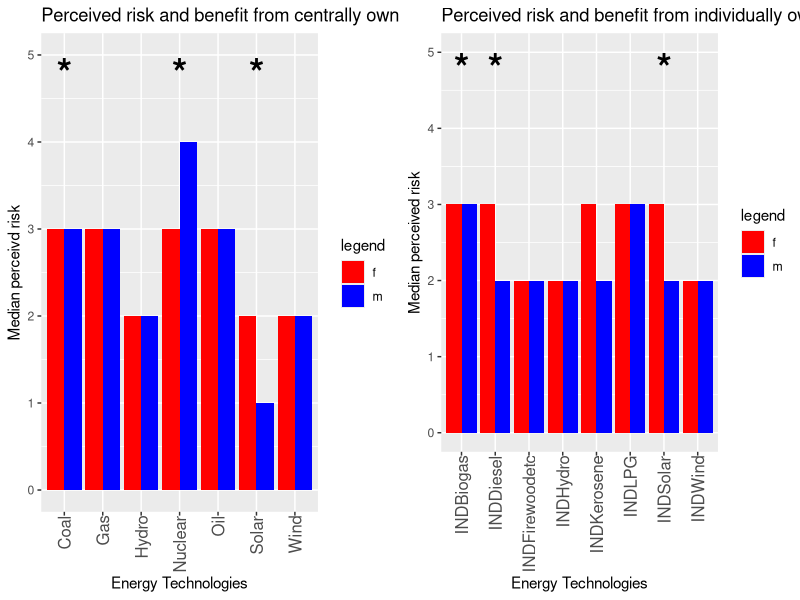
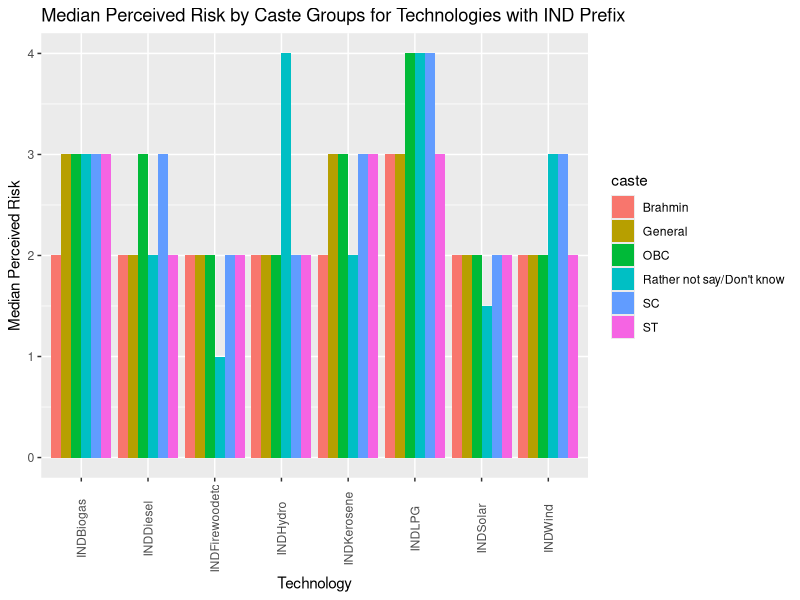
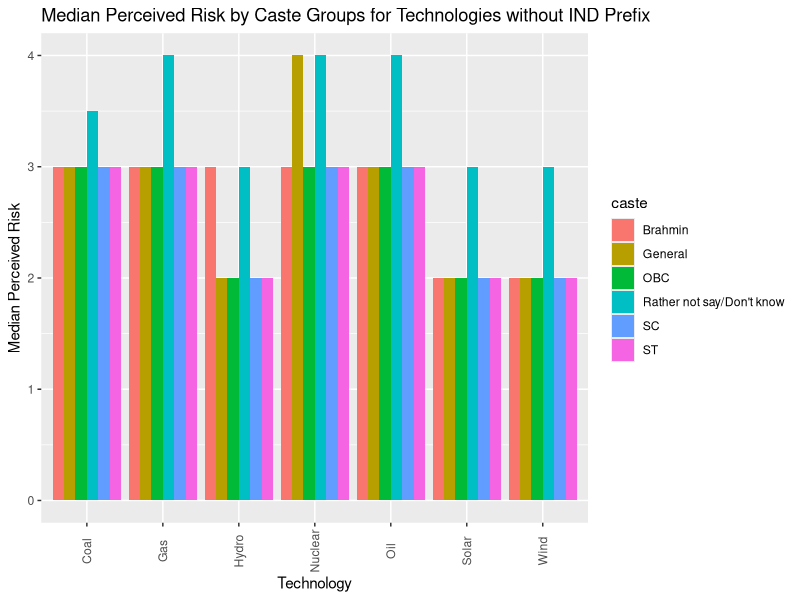
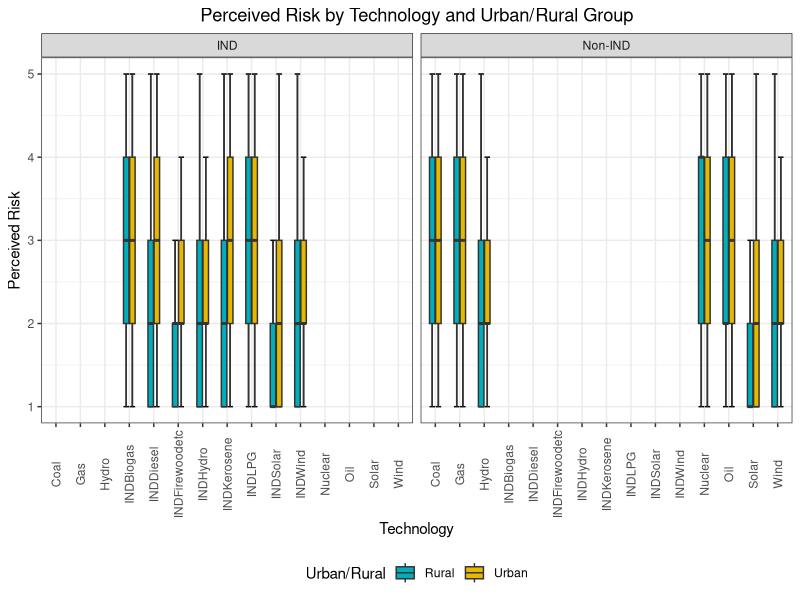

Generate these figures, in order, with R:
## ---- chunk 1
  knitr::opts_chunk$set(warning = FALSE, message = FALSE)

suppressPackageStartupMessages(library(tidyverse))
suppressPackageStartupMessages(library(readxl))
suppressPackageStartupMessages(library(dplyr))
suppressPackageStartupMessages(library(tidyr))
suppressPackageStartupMessages(library(ggplot2))

## ---- chunk 2
knitr::opts_chunk$set(warning = FALSE, message = FALSE)
moduletwo <- read_excel(here::here("thesis_surveydata/political_factors_complete.xlsx"))
module2 <- data.frame(moduletwo)
module2[module2 == "Rather not say/ Don't know"] <- "Rather not say/Don't know"

# loaded data set for module 2 eco -pol variables and removes the rows with question number and question text
## ---- chunk 3
knitr::opts_chunk$set(warning = FALSE, message = FALSE)
#This chunk contains the coding schemes of various scales used in survey one: eco-political factors, kahan scale and acceptance scale
codedmodule2 <- module2 %>%
  
#remove row 1
  filter(!row_number() %in% c(1,2)) %>% 
  
# replace risky likert scale with numbers
  mutate_at(vars(starts_with("Risky")), funs(case_when(. =="Not at all risky" ~ 1, 
                                                       . =="Slightly risky" ~ 2, 
                                                       . =="Moderately risky" ~ 3, 
                                                       . =="Very risky" ~ 4, 
                                                       . =="Extremely risky" ~ 5))) %>%

# replace beneficial likert scale with numbers  
  mutate_at(vars(starts_with("Ben")), funs(case_when(. =="Not at all beneficial" ~ 1,
                                                     . =="Slightly beneficial" ~ 2,
                                                     . =="Moderately beneficial" ~ 3,
                                                     . =="Very beneficial" ~ 4,
                                                     . =="Extremely beneficial" ~ 5 ))) %>%

# replace nuclear acceptance likert scale with numbers
  mutate_at(vars(N_accept,N_reluctantlyaccept,N_reject), funs(case_when(. == "Strongly disagree" ~ 1, 
                                                                        . == "Somewhat disagree" ~ 2,
                                                                        . == "Neither agree nor disagree" ~3,
                                                                        . == "Somewhat agree" ~ 4,
                                                                        . == "Strongly agree" ~ 5))) %>%
  
# code likert scale for variables for Kahan scale into numbers
  mutate_at(vars(starts_with (c("K_I","K_H","DISPLACE", "POLLUTE", "HEALTH", "JOBS", "BEAUTY", "PRIDE", "NPRIDE", "DEV", "PROSPER", "RELY"))), funs(case_when(. == "Strongly disagree" ~ 1, 
               . == "Somewhat disagree" ~ 2,
               . == "Neither agree nor disagree" ~3,
               . == "Somewhat agree" ~ 4,
               . == "Strongly agree" ~ 5))) %>%
  
# reverse code for likert scale for variables for Kahan scale into numbers
  mutate_at(vars(starts_with (c("K_S","K_E"))), funs(case_when(. == "Strongly disagree" ~ 5, 
                                                               . == "Somewhat disagree" ~ 4,
                                                               . == "Neither agree nor disagree" ~3,
                                                               . == "Somewhat agree" ~ 2,
                                                               . == "Strongly agree" ~ 1))) %>%

# code eco-pol scale variables into numbers
  mutate_at(vars(SYSTEMDEMO,SYSTEMRELIGION,SYSTEMTECHNO,SYSTEMTOTAL,WEALTHLIM,MECHANISATION,DECISIONDECEN,INDUSTRYLARGE,ECONOMYGLOBAL,OWNERPVT,OWNERNOREG), funs(case_when(. == "Strongly disagree" ~ 1, 
                        . == "Somewhat disagree" ~ 2,
                        . == "Neither agree nor disagree" ~3,
                        . == "Somewhat agree" ~ 4,
                        . == "Strongly agree" ~ 5))) %>%

# reverse code eco-pol scale variables into numbers 
 mutate_at(vars(DECISIONCEN, INDUSTRYSMALL, ECONOMYLOCAL, ENVOVERDEV,OWNERPUB, OWNERREG), funs(case_when(. == "Strongly disagree" ~ 5, 
                                                                                                         . == "Somewhat disagree" ~ 4,
                                                                                                         . == "Neither agree nor disagree" ~3,
                                                                                                         . == "Somewhat agree" ~ 2,
                                                                                                         . == "Strongly agree" ~ 1)))

## ---- chunk 4

moduleone <- read_excel(here::here("thesis_surveydata/livelihood_insecurity_complete.xlsx"))
module1 <- data.frame(moduleone)

# loaded data set for module 2 eco -pol variables and removes the rows with question number and question text
## ---- chunk 5
#This chunk contains the coding schemes of likert scales 
codedmodule1 <- module1 %>%
  
#remove row 1
  filter(!row_number() %in% c(1,2)) %>% 
  
# replace risky likert scale with numbers
  mutate_at(vars(starts_with("Risky")), funs(case_when(. =="Not at all risky" ~ 1, 
                                                       . =="Slightly risky" ~ 2, 
                                                       . =="Moderately risky" ~ 3, 
                                                       . =="Very risky" ~ 4, 
                                                       . =="Extremely risky" ~ 5))) %>%

# replace beneficial likert scale with numbers  
  mutate_at(vars(starts_with("Ben")), funs(case_when(. =="Not at all beneficial" ~ 1,
                                                     . =="Slightly beneficial" ~ 2,
                                                     . =="Moderately beneficial" ~ 3,
                                                     . =="Very beneficial" ~ 4,
                                                     . =="Extremely beneficial" ~ 5 ))) %>%

# replace nuclear acceptance likert scale with numbers
  mutate_at(vars(N_accept,N_reluctantlyaccept,N_reject), funs(case_when(. == "Strongly disagree" ~ 1, 
                                                                        . == "Somewhat disagree" ~ 2,
                                                                        . == "Neither agree nor disagree" ~3,
                                                                        . == "Somewhat agree" ~ 4,
                                                                        . == "Strongly agree" ~ 5)))

## ---- chunk 6

suppressPackageStartupMessages(library(tidyselect))
# combine codedmodule1 and codedmodule2

numcol2 <- codedmodule2 %>% add_column(Respondent = 1:1099, .before = "Language") 
numcol1 <- codedmodule1 %>% add_column(Respondent = 1099:2160, .before = "Language")

joineddf <-  full_join(numcol2, numcol1, by = c("Respondent", "Language", "Survey_Date", "State", "Risky_Hydro", "Risky_Solar", "Risky_Wind", "Risky_Nuclear", "Risky_Coal", "Risky_Gas", "Risky_Oil", "Risky_INDHydro", "Risky_INDSolar", "Risky_INDWind", "Risky_INDBiogas", "Risky_INDDiesel", "Risky_INDKerosene", "Risky_INDFirewoodetc", "Risky_INDLPG", "Ben_Hydro", "Ben_Solar", "Ben_Wind", "Ben_Nuclear", "Ben_Coal", "Ben_Gas", "Ben_Oil", "Ben_INDHydro", "Ben_INDSolar", "Ben_INDWind", "Ben_INDDiesel", "Ben_INDBiogas", "Ben_INDFirewoodetc", "Ben_INDLPG", "Ben_INDKerosene", "N_accept", "N_reluctantlyaccept", "N_reject", "age", "urban_rural", "gender", "caste", "religion", "religiontext")) 




## ---- chunk 7

# cleaning up variables and making them into neat categories, turning IVs into factors 

library(dplyr)

demovars <- joineddf %>%
  dplyr::select(starts_with("Risky"), starts_with("Ben"),urban_rural, gender, caste, religion, age, State)%>%
  mutate(religion = ifelse(religion == "Other (Please mention)", "Other", religion)) %>%
  filter(gender %in% c("Male", "Female"))%>%
  mutate(caste = ifelse(grepl("SC|Scheduled caste", caste), "SC", caste),
          caste = ifelse(grepl("ST|Scheduled Tribe", caste), "ST", caste),
          caste = ifelse(grepl("OBC|Other Backward Classes", caste), "OBC", caste))%>%
  mutate(State = case_when(State == "West bengal" ~ "West Bengal",
                            State == "WEST BENGAL" ~ "West Bengal",
                            State == "Up" ~ "UP",
                            TRUE ~ State)) %>%
  mutate(religion = case_when(religion == "Agnostism/ Atheism" ~ "Agnosticism_Atheism",
                              TRUE~ religion))


demovars$gender <- as.factor(demovars$gender)
demovars$caste <- as.factor(demovars$caste)
demovars$urban_rural <- as.factor(demovars$urban_rural)
demovars$age <- as.factor(demovars$age)
demovars$religion <- as.factor(demovars$religion)
demovars$State <- as.factor(demovars$State)



## ---- chunk 8
library(dplyr)

demovars_frisk <- demovars %>%
  select(starts_with("Risky"), gender) %>%
  filter(gender == "Female")%>%
  na.omit()


demovars_mrisk <- demovars %>%
  select(starts_with("Risky"), gender) %>%
  filter(gender == "Male") %>%
  na.omit()

  
sum_frisk <- demovars_frisk %>% 
    summarise(across(starts_with("Risky"), list(mean = mean, sd = sd, median = median, n = nrow))) %>%
    pivot_longer(cols = starts_with("Risky"), 
                                          names_to = c("Risky", "Technology", "stat"), 
                                          names_sep =  "_",
                                          values_to = "Value")%>%
    select(-Risky) %>%
    pivot_wider(names_from = stat, values_from = Value)%>%
    mutate(gender = "f")


sum_mrisk <- demovars_mrisk %>% 
    summarise(across(starts_with("Risky"), list(mean = mean, sd = sd, median = median, n = nrow))) %>%
    pivot_longer(cols = starts_with("Risky"), 
                                          names_to = c("Risky", "Technology", "stat"), 
                                          names_sep =  "_",
                                          values_to = "Value")%>%
                                         
    select(-Risky) %>%
    pivot_wider(names_from = stat, values_from = Value)%>%
    mutate(gender = "m")



## ---- chunk 9
library(ggplot2)

# Combine the two datasets
sum_gender <- rbind(sum_frisk, sum_mrisk)

# Plot

p1 <- sum_gender%>% 
  filter(Technology %in% c("Wind","Nuclear","Solar","Oil","Hydro","Gas","Coal")) %>%
  ggplot(aes(x=Technology, y= median, fill = gender))+
  geom_bar(stat="identity", position=position_dodge())+
  #geom_errorbar(aes(ymin=mean-sd, ymax=mean+sd), width=0.2, position=position_dodge(0.9)) +
  ylim(0,5)+
  scale_fill_manual(values=c("red", "blue"), name="legend")+
  labs(y = "Median perceivd risk", x = "Energy Technologies")+
  ggtitle("Perceived risk and benefit from centrally owned energy technologies by gender")+
  theme(axis.text.x = element_text(angle=90, hjust=1, vjust=0.5))+
  annotate("text", x=c("Solar", "Nuclear", "Coal"), y=4.8, label="*", size=10, fontface="bold") +
  theme(axis.text.x = element_text(angle=90, hjust=1, vjust=0.5, size=12, margin=margin(l=50)))


p2 <- sum_gender%>% 
  filter(Technology %in% c("INDHydro", "INDSolar", "INDWind", "INDBiogas","INDDiesel", "INDKerosene","INDFirewoodetc","INDLPG")) %>%
  ggplot(aes(x=Technology, y= median, fill = gender))+
  geom_bar(stat="identity", position=position_dodge())+
  #geom_errorbar(aes(ymin=mean-sd, ymax=mean+sd), width=0.2, position=position_dodge(0.9)) +
  ylim(0,5)+
  scale_fill_manual(values=c("red", "blue"), name="legend")+
  labs(y = "Median perceived risk", x = "Energy Technologies")+
  ggtitle("Perceived risk and benefit from individually owned energy technologies by gender")+
  theme(axis.text.x = element_text(angle=90, hjust=1, vjust=0.5)) +
  annotate("text", x=c("INDSolar", "INDBiogas", "INDDiesel"), y=4.8, label="*", size=10, fontface="bold") +
  theme(axis.text.x = element_text(angle=90, hjust=1, vjust=0.5, size=12, margin=margin(l=50)))


library(gridExtra)
grid.arrange(p1, p2, ncol = 2, widths = NULL)

## ---- chunk 10

# conducting non-parametric procedure : "Wilcoxon rank-sum test" to see how perception of risk may differ according to gender. 

library(broom)
library(stats)
library(dplyr)

male_risk<- demovars[demovars$gender == "Male",]$Risky_Nuclear 
female_risk <- demovars[demovars$gender == "Female",]$Risky_Nuclear 

wilcox.test(male_risk, female_risk, alternative = "two.sided")


Cmale_risk<- demovars[demovars$gender == "Male",]$Risky_Coal 
Cfemale_risk <- demovars[demovars$gender == "Female",]$Risky_Coal 

wilcox.test(Cmale_risk, Cfemale_risk, alternative = "two.sided")

wilcox_gender <- demovars %>%
  dplyr::select(starts_with("Risky")) %>%
  lapply(function(col) wilcox.test(col ~ gender, data = demovars))

wilcox_mf <- do.call(rbind, wilcox_gender)

# results from this are used to mark significant differences in the bar graph above. 



## ---- chunk 11
library(ggplot2)
library(dplyr)
library(tidyr)

demovars_caste <- demovars %>%
  dplyr::select(starts_with("Risky"), caste) %>%
  na.omit()


demovars_caste_long <- demovars_caste %>%
  pivot_longer(cols = starts_with("Risky_"), names_to = "technology", values_to = "perceived_risk") %>%
  mutate(technology = gsub("Risky_", "", technology)) 



## ---- chunk 12

library(ggplot2)


# Subset dataframe with IND prefix
demovars_caste_long_ind <- demovars_caste_long %>% 
  filter(str_starts(technology, "IND"))%>%
   group_by(caste, technology) %>% 
  summarize(median_perceived_risk = median(perceived_risk))

table(demovars_caste_long_ind)

# Create bar graph with IND prefix 
ggplot(demovars_caste_long_ind, aes(x = technology, y = median_perceived_risk, fill = caste)) +
  geom_bar(stat = "identity", position = "dodge") +
  labs(title = "Median Perceived Risk by Caste Groups for Technologies with IND Prefix",
       x = "Technology", y = "Median Perceived Risk") +
  theme(axis.text.x = element_text(angle = 90, vjust = 0.5)) # Rotate x-axis labels

# Subset dataframe without IND prefix
demovars_caste_long_not_ind <- demovars_caste_long %>% 
  filter(!str_starts(technology, "IND"))%>%
   group_by(caste, technology) %>% 
  summarize(median_perceived_risk = median(perceived_risk))

# Create bar graph without IND prefix 

ggplot(demovars_caste_long_not_ind, aes(x = technology, y = median_perceived_risk, fill = caste)) +
  geom_bar(stat = "identity", position = "dodge") +
  labs(title = "Median Perceived Risk by Caste Groups for Technologies without IND Prefix",
       x = "Technology", y = "Median Perceived Risk") +
  theme(axis.text.x = element_text(angle = 90, vjust = 0.5)) # Rotate x-axis labels


## ---- chunk 13

# print the head of the file
head(demovars_caste_long)


# Show the group/caste levels

demovars_caste_long$caste <- factor(demovars_caste_long$caste)
levels(demovars_caste_long$caste)

# compute summary statistic by groups 
library(dplyr)
summary_caste <- group_by(demovars_caste_long, caste) %>%
  summarise(
    count = n(),
    mean = mean(perceived_risk, na.rm = TRUE),
    sd = sd(perceived_risk, na.rm = TRUE),
    median = median(perceived_risk, na.rm = TRUE),
    IQR = IQR(perceived_risk, na.rm = TRUE)
  )


summary(summary_caste)

library(ggplot2)

# Create the box plot with median values



## ---- chunk 14

demovars_caste_long$technology <- factor(demovars_caste_long$technology)
levels(demovars_caste_long$technology)


kruskal.test(perceived_risk ~ caste, data = demovars_caste_long)

pairwise.wilcox.test(demovars_caste_long$perceived_risk, demovars_caste_long$caste,
                 p.adjust.method = "BH")

library(dplyr)
#for Nuclear
Nuclear_caste <- demovars_caste_long %>%
  filter(technology == "Nuclear")

pairwise.wilcox.test(Nuclear_caste$perceived_risk, Nuclear_caste$caste,
                 p.adjust.method = "BH")


# For Coal
Coal_caste <- demovars_caste_long %>%
  filter(technology == "Coal")
pairwise.wilcox.test(Coal_caste$perceived_risk, Coal_caste$caste, p.adjust.method = "BH")

# For Gas
Gas_caste <- demovars_caste_long %>%
  filter(technology == "Gas")
pairwise.wilcox.test(Gas_caste$perceived_risk, Gas_caste$caste, p.adjust.method = "BH")

# For Hydro
Hydro_caste <- demovars_caste_long %>%
  filter(technology == "Hydro")
pairwise.wilcox.test(Hydro_caste$perceived_risk, Hydro_caste$caste, p.adjust.method = "BH")

# For INDBiogas
INDBiogas_caste <- demovars_caste_long %>%
  filter(technology == "INDBiogas")
pairwise.wilcox.test(INDBiogas_caste$perceived_risk, INDBiogas_caste$caste, p.adjust.method = "BH")

# For INDDiesel
INDDiesel_caste <- demovars_caste_long %>%
  filter(technology == "INDDiesel")
pairwise.wilcox.test(INDDiesel_caste$perceived_risk, INDDiesel_caste$caste, p.adjust.method = "BH")

# For INDFirewoodetc
INDFirewoodetc_caste <- demovars_caste_long %>%
  filter(technology == "INDFirewoodetc")
pairwise.wilcox.test(INDFirewoodetc_caste$perceived_risk, INDFirewoodetc_caste$caste, p.adjust.method = "BH")

# For INDHydro
INDHydro_caste <- demovars_caste_long %>%
  filter(technology == "INDHydro")
pairwise.wilcox.test(INDHydro_caste$perceived_risk, INDHydro_caste$caste, p.adjust.method = "BH")

# For INDKerosene
INDKerosene_caste <- demovars_caste_long %>%
  filter(technology == "INDKerosene")
pairwise.wilcox.test(INDKerosene_caste$perceived_risk, INDKerosene_caste$caste, p.adjust.method = "BH")

# For INDLPG
INDLPG_caste <- demovars_caste_long %>%
  filter(technology == "INDLPG")
pairwise.wilcox.test(INDLPG_caste$perceived_risk, INDLPG_caste$caste, p.adjust.method = "BH")

# For INDSolar
INDSolar_caste <- demovars_caste_long %>%
  filter(technology == "INDSolar")
pairwise.wilcox.test(INDSolar_caste$perceived_risk, INDSolar_caste$caste, p.adjust.method = "BH")

# For INDWind
INDWind_caste <- demovars_caste_long %>%
  filter(technology == "INDWind")
pairwise.wilcox.test(INDWind_caste$perceived_risk, INDWind_caste$caste, p.adjust.method = "BH")

# For Oil
Oil_caste <- demovars_caste_long %>%
  filter(technology == "Oil")
pairwise.wilcox.test(Oil_caste$perceived_risk, Oil_caste$caste, p.adjust.method = "BH")


# For Solar
Solar_caste <- demovars_caste_long %>%
  filter(technology == "Solar")
pairwise.wilcox.test(Solar_caste$perceived_risk, Solar_caste$caste, p.adjust.method = "BH")



# For Wind
Wind_caste <- demovars_caste_long %>%
  filter(technology == "Wind")
pairwise.wilcox.test(Wind_caste$perceived_risk, Wind_caste$caste, p.adjust.method = "BH")



#not finding any significant differences in the medians 

## ---- chunk 15

demovars_urban_rural <-  demovars %>%
  select(starts_with("Risky"), urban_rural) %>%
  pivot_longer(cols = starts_with("Risky_"), names_to = "technology", values_to = "perceived_risk") %>%
  mutate(technology = gsub("Risky_", "", technology)) %>%
  na.omit()


pairwise.wilcox.test(demovars_urban_rural$perceived_risk, demovars_urban_rural$urban_rural, p.adjust.method = "BH")


# For Coal
Coal_urban_rural <- demovars_urban_rural %>%
  filter(technology == "Coal")
pairwise.wilcox.test(Coal_urban_rural$perceived_risk, Coal_urban_rural$urban_rural, p.adjust.method = "BH")

# For Gas
Gas_urban_rural <- demovars_urban_rural %>%
  filter(technology == "Gas")
pairwise.wilcox.test(Gas_urban_rural$perceived_risk, Gas_urban_rural$urban_rural, p.adjust.method = "BH")

# For Hydro
Hydro_urban_rural <- demovars_urban_rural %>%
  filter(technology == "Hydro")
pairwise.wilcox.test(Hydro_urban_rural$perceived_risk, Hydro_urban_rural$urban_rural, p.adjust.method = "BH")

# For INDBiogas
INDBiogas_urban_rural <- demovars_urban_rural %>%
  filter(technology == "INDBiogas")
pairwise.wilcox.test(INDBiogas_urban_rural$perceived_risk, INDBiogas_urban_rural$urban_rural, p.adjust.method = "BH")

# For INDDiesel
INDDiesel_urban_rural <- demovars_urban_rural %>%
  filter(technology == "INDDiesel")
pairwise.wilcox.test(INDDiesel_urban_rural$perceived_risk, INDDiesel_urban_rural$urban_rural, p.adjust.method = "BH")

# For INDFirewoodetc
INDFirewoodetc_urban_rural <- demovars_urban_rural %>%
  filter(technology == "INDFirewoodetc")
pairwise.wilcox.test(INDFirewoodetc_urban_rural$perceived_risk, INDFirewoodetc_urban_rural$urban_rural, p.adjust.method = "BH")

# For INDHydro
INDHydro_urban_rural <- demovars_urban_rural %>%
  filter(technology == "INDHydro")
pairwise.wilcox.test(INDHydro_urban_rural$perceived_risk, INDHydro_urban_rural$urban_rural, p.adjust.method = "BH")

# For INDKerosene
INDKerosene_urban_rural <- demovars_urban_rural %>%
  filter(technology == "INDKerosene")
pairwise.wilcox.test(INDKerosene_urban_rural$perceived_risk, INDKerosene_urban_rural$urban_rural, p.adjust.method = "BH")

# For INDLPG
INDLPG_urban_rural <- demovars_urban_rural %>%
  filter(technology == "INDLPG")
pairwise.wilcox.test(INDLPG_urban_rural$perceived_risk, INDLPG_urban_rural$urban_rural, p.adjust.method = "BH")

# For INDSolar
INDSolar_urban_rural <- demovars_urban_rural %>%
  filter(technology == "INDSolar")
pairwise.wilcox.test(INDSolar_urban_rural$perceived_risk, INDSolar_urban_rural$urban_rural, p.adjust.method = "BH")

# For INDWind
INDWind_urban_rural <- demovars_urban_rural %>%
 filter(technology == "INDWind")
pairwise.wilcox.test(INDWind_urban_rural$perceived_risk, INDWind_urban_rural$urban_rural, p.adjust.method = "BH")

#For Nuclear
Nuclear_urban_rural <- demovars_urban_rural %>%
filter(technology == "Nuclear")
pairwise.wilcox.test(Nuclear_urban_rural$perceived_risk, Nuclear_urban_rural$urban_rural, p.adjust.method = "BH")

#For Oil
Oil_urban_rural <- demovars_urban_rural %>%
filter(technology == "Oil")
pairwise.wilcox.test(Oil_urban_rural$perceived_risk, Oil_urban_rural$urban_rural, p.adjust.method = "BH")

#For Solar
Solar_urban_rural <- demovars_urban_rural %>%
filter(technology == "Solar")
pairwise.wilcox.test(Solar_urban_rural$perceived_risk, Solar_urban_rural$urban_rural, p.adjust.method = "BH")

#For Wind
Wind_urban_rural <- demovars_urban_rural %>%
filter(technology == "Wind")
pairwise.wilcox.test(Wind_urban_rural$perceived_risk, Wind_urban_rural$urban_rural, p.adjust.method = "BH")



## ---- chunk 16
library(ggplot2)

# Convert variables to factors
demovars_urban_rural$urban_rural <- factor(demovars_urban_rural$urban_rural)
demovars_urban_rural$technology <- factor(demovars_urban_rural$technology)

# Create boxplot
ggplot(demovars_urban_rural, aes(x = technology, y = perceived_risk, fill = urban_rural)) +
  stat_boxplot(geom="errorbar", width=0.5) +
  stat_boxplot(geom="boxplot", width=0.5, notch=FALSE, outlier.shape=NA) +
  scale_fill_manual(values = c("#00AFBB", "#E7B800")) +
  labs(x = "Technology", y = "Perceived Risk", fill = "Urban/Rural") +
  theme_bw() +
   theme(legend.position = "bottom", plot.title = element_text(hjust = 0.5), axis.text.x = element_text(angle = 90, vjust = 0.5)) +
  ggtitle("Perceived Risk by Technology and Urban/Rural Group") +
  facet_wrap(~ifelse(grepl("^IND", technology), "IND", "Non-IND"), nrow = 1)

## ---- chunk 17
# now check for urban and gender since caste is not that important , I don't care about age. let's do a regression 

str(demovars)

## ---- chunk 18
library(dplyr)
demovars_subset <- demovars %>%
  na.omit()%>%
  select(-c(urban_rural, gender, caste, religion, age, State))

# correlation matric to check correlations among the DVs
correlation_matrix <- round(cor(demovars_subset), 2)

# Convert correlation matrix to data frame
cor_df <- as.data.frame(as.table(correlation_matrix))

# Rename columns
colnames(cor_df) <- c("Var1", "Var2", "Correlation")

# Extract variables with correlation greater than 0.7
high_corr_vars <- subset(cor_df, abs(Correlation) > 0.7) %>%
                  filter(Var1 != Var2)



# We see that Risky_INDSolar and Risky_Solar are highly correlated concepts (as expected) but rest of the dependent variables are not highly correlated. In the context of dependent variables, high correlation between them can indicate that they are measuring similar constructs or dimensions, which can lead to redundancy in the model. In some cases, it may be necessary to combine these variables or choose one to represent the construct in the analysis. Additionally, high correlation between dependent variables can make it difficult to isolate the effect of individual independent variables on each dependent variable. Therefore, it is important to check the correlation between different dependent variables to ensure that the model is accurately capturing the relationships between the independent and dependent variables. 

# Here we don't need to worry about this because we are going to run two separate regression models. one for IND and one for centrally owned technologies. SO NO HIGH MULTICOLINEARITY - GOOD NEWS! 


## ---- chunk 19
# I want to conduct a factor analysis on my IVs to see how closely connected some of the caste and religion categories might be. 
library(psych)








## ---- chunk 20
# what is the appropriate regression model to use? First I consider the regression model used in risk studies? 
# First question is does WME (upper caste male effect exist in India, or what demographic factors impact risk perception of energy technologies.)
# going to use linear regression - following Kahan et al. 

# running multivariate regression model on risk perception fom centrally owned energy technologies: 

model_Risky_central <- demovars %>%
  dplyr::select(dplyr::starts_with("Risky"), age, urban_rural, gender, caste, religion, State) %>%
  dplyr::select(-dplyr::starts_with("Risky_IND")) %>%
  na.omit()%>%
#creating dummy variables
  mutate(gender_female = if_else(gender == "Female", 1, 0),
         caste_brahmin = if_else(caste == "Brahmin", 1, 0),
         caste_general = if_else(caste == "General", 1, 0),
         caste_obc = if_else(caste == "OBC", 1, 0),
         caste_rather_not_say = if_else(caste == "Rather not say/Don't know", 1, 0),
         caste_sc = if_else(caste == "SC", 1, 0),
         caste_st = if_else(caste == "ST", 1, 0),
         urban_rural_rural = if_else(urban_rural == "Rural", 1, 0),
         age_18_24 = if_else(age == "18-24 years old", 1, 0),
         age_25_34 = if_else(age == "25-34 years old", 1, 0),
         age_35_44 = if_else(age == "35-44 years old", 1, 0),
         age_45_54 = if_else(age == "45-54 years old", 1, 0),
         age_55_64 = if_else(age == "55-64 years old", 1, 0),
         age_65_74 = if_else(age == "65-74 years old", 1, 0),
         age_75_or_older = if_else(age == "75 years or older", 1, 0),
         religion_agnosticism_atheism = if_else(religion == "Agnosticism_Atheism", 1, 0),
         religion_buddhism = if_else(religion == "Buddhism", 1, 0),
         religion_christanity = if_else(religion == "Christanity", 1, 0),
         religion_hinduism = if_else(religion == "Hinduism", 1, 0),
         religion_islam = if_else(religion == "Islam", 1, 0),
         religion_jainism = if_else(religion == "Jainism", 1, 0),
         religion_other = if_else(religion == "Other", 1, 0),
         religion_sikhism = if_else(religion == "Sikhism", 1, 0),
         state_maharashtra = if_else(State == "Maharashtra", 1, 0),
         state_rajasthan = if_else(State == "Rajasthan", 1, 0),
         state_tamilnadu = if_else(State == "Tamilnadu", 1, 0),
         state_up = if_else(State == "UP", 1, 0),
         state_west_bengal = if_else(State == "West Bengal", 1, 0))



# Fit a multivariate linear regression model
model <- lm(cbind(Risky_Hydro, Risky_Solar, Risky_Wind, Risky_Nuclear, Risky_Coal, Risky_Gas, Risky_Oil) ~ gender_female + caste_general + caste_obc + caste_rather_not_say + caste_sc + caste_st + urban_rural_rural + age_25_34 + age_35_44 + age_45_54 + age_55_64 + age_65_74 + age_75_or_older + religion_buddhism + religion_christanity + religion_hinduism + religion_islam + religion_jainism + religion_other + religion_sikhism + state_rajasthan + state_tamilnadu + state_up + state_west_bengal, data = model_Risky_central)


# Print the model summary
summary(model)

str(model_Risky_central)


#NEXT - plot residuals, read about regression on statistics by Jim. move on to factor analysis and reducing factors and conducting regression models and residual plots, send these to Terre, Milind and Ramana - questions and ideas for two papers. - right now the results from the regression do not match the earlier results like the significance of gender for instance 


  
